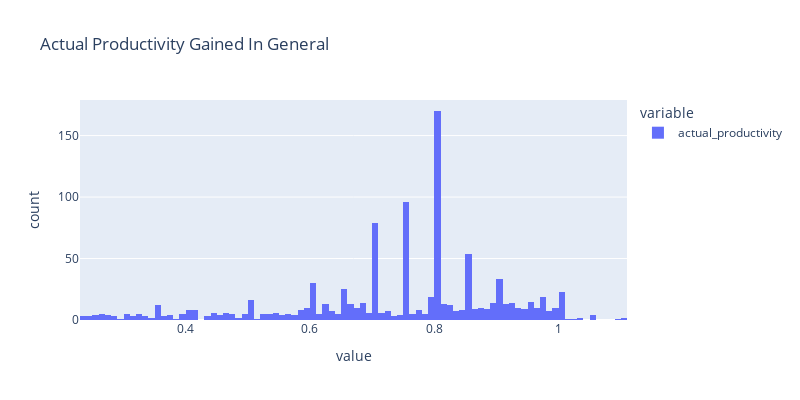

Notebook code cell kept with this figure:
### Markdown cell above
# Checking for the distribution of data

### Code cell
# In order to guage maximum productivity in actual
px.histogram(df_train['actual_productivity'],nbins=100,title='Actual Productivity Gained In General',width=800,height=400)

### Figure 1 — Plotly figure (JSON) as saved in the notebook; plotly's stock layout.template omitted (floating-point values rounded to 4 significant figures; data arrays with more than 128 entries replaced by an {"elided": "..."} marker saying what was removed)
{"data": [{"alignmentgroup": "True", "bingroup": "x", "hovertemplate": "variable=actual_productivity<br>value=%{x}<br>count=%{y}<extra></extra>", "legendgroup": "actual_productivity", "marker": {"color": "#636efa", "pattern": {"shape": ""}}, "name": "actual_productivity", "nbinsx": 100, "offsetgroup": "actual_productivity", "orientation": "v", "showlegend": true, "type": "histogram", "x": {"elided": "1017 float values"}, "xaxis": "x", "yaxis": "y"}], "layout": {"barmode": "relative", "height": 400, "legend": {"title": {"text": "variable"}, "tracegroupgap": 0}, "title": {"text": "Actual Productivity Gained In General"}, "width": 800, "xaxis": {"anchor": "y", "domain": [0, 1], "title": {"text": "value"}}, "yaxis": {"anchor": "x", "domain": [0, 1], "title": {"text": "count"}}}}
